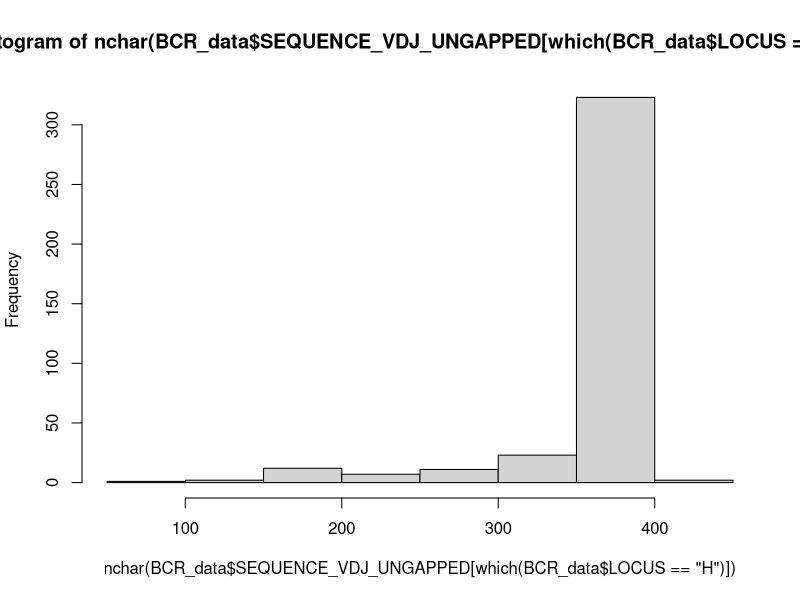
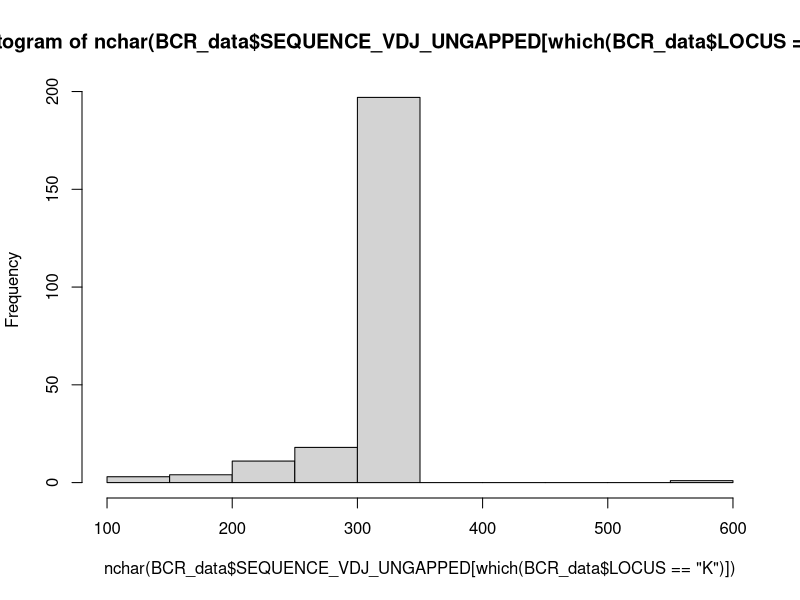
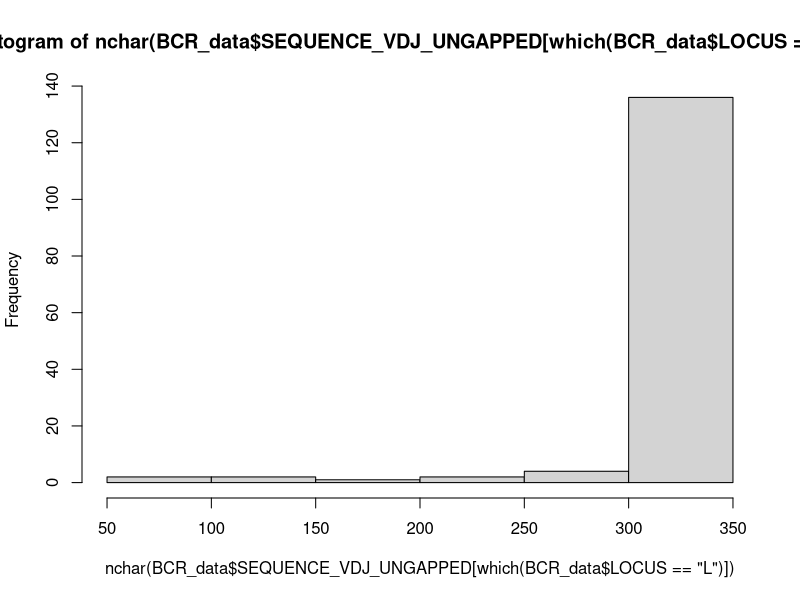

Generate these figures, in order, with R:
#Here, we take the file from 2 and first exclude all non-IgGs as the project
#will focus on them. Then we for each clone select one BCR with the shortest
#intraclonal distance. After this, we randomly select 25% of the non-clonal
#sequences from the three donors separately. 
BCR_data <- read.csv("Data/BCR_database_versions/5_IMGT_gapped_db_IgG.csv")

##############
#FOR FIGURE 1
#############
table(BCR_data$Sample[which(BCR_data$LOCUS == "H")])

#1166_1 1227_1 1284_1 
#212     65    104

#As a few chains are dubiously short, we will exclude the shortest 10% here. 

hist(nchar(BCR_data$SEQUENCE_VDJ_UNGAPPED[which(BCR_data$LOCUS == "H")]))
quantile(nchar(BCR_data$SEQUENCE_VDJ_UNGAPPED[which(BCR_data$LOCUS == "H")]), 0.1)
#339.4
hist(nchar(BCR_data$SEQUENCE_VDJ_UNGAPPED[which(BCR_data$LOCUS == "K")]))
quantile(nchar(BCR_data$SEQUENCE_VDJ_UNGAPPED[which(BCR_data$LOCUS == "K")]), 0.1)
#275.2
hist(nchar(BCR_data$SEQUENCE_VDJ_UNGAPPED[which(BCR_data$LOCUS == "L")]))
quantile(nchar(BCR_data$SEQUENCE_VDJ_UNGAPPED[which(BCR_data$LOCUS == "L")]), 0.1)
#304.6

#This shows that all three chain loci have significant lower tails. We will
#exclude cells that has the heavy or the light chain, in this shortest 10% fraction. 

#It turns out that of the 16 cells
#that have both a K and an L chain, 7 have one that is among the shortest 10%.
#One analysis variant here would therefore have been to keep those cells that 
#have at least one functional light chain. However, sadly, that was not done
#in theoriginal selection, so it cannot be done here now either.

short_chains <- unique(unlist(lapply(split(BCR_data, f = BCR_data$LOCUS), function(x){
                                               lowQuant <- 
                                                   quantile(nchar(x$SEQUENCE_VDJ_UNGAPPED), 0.1)
                                               x$CELL[which(nchar(x$SEQUENCE_VDJ_UNGAPPED) < lowQuant)]
                                           })))

length(short_chains)/length(unique(BCR_data$CELL))
#0.191601
#This means that 19% of the cells have at least one chain that is short. 

#Here, we focus the analysis on the heavy chains. 
BCR_data_H <- BCR_data[which(BCR_data$LOCUS == "H"),]

#And now, on the cells with all chains full-length.
BCR_data_H_long <- BCR_data_H[-which(BCR_data_H$CELL %in% short_chains),]

##############
#FOR FIGURE 1
#############
length(short_chains)
#73

table(BCR_data_H_long$ISOTYPE, BCR_data_H_long$Clonal)
#      FALSE TRUE
#IGHG1    77   18
#IGHG2    24   10
#IGHG3     6    0
#IGHG4    92   81

#We save the IgG3s anyway
BCR_data_H_clonal <- BCR_data_H_long[which(BCR_data_H_long$Clonal),]

length(BCR_data_H_clonal$CELL)

BCR_H_clonal_selected <- do.call("rbind",lapply(split(BCR_data_H_clonal, 
                                      f = BCR_data_H_clonal$HamClone),
                                function(x){
                                    x[which.min(x$intraClonalDistance)[1],]
                                }))

#And now over to the others: 
BCR_data_H_nonclonal <- BCR_data_H_long[-which(BCR_data_H_long$Clonal),]

BCR_H_nonclonal_selected <- do.call("rbind",lapply(split(BCR_data_H_nonclonal , 
                                                      f = BCR_data_H_nonclonal$Sample),
                                                function(x){
                                                    x[sample(1:nrow(x), 
                                                             round(nrow(x)/4)),]
                                                }))

BCR_H_selected <- rbind(BCR_H_clonal_selected, BCR_H_nonclonal_selected)

BCR_selected <- BCR_data[which(BCR_data$CELL %in% BCR_H_selected$CELL),]

write.csv(BCR_selected, "Data/BCR_database_versions/5b_BCR_selected_db.csv", row.names = FALSE)

#As the exclusion criteria thresholds have previously been somehat harsher (especially
#exclusion of cells not fitting the surface B cell phenotype, a process that previously
#was unduly crude), the current, above selection would have resulted in approximately
#12 more cells being included, including four extra clones. Furthermore, as the original 
#selection was done without setting the pseudo-random seed, it would have been impossible
#to reproduce the exact 
#same set even if the exclusion criteria had been static. Below is therefore a file
#with a list of the cells in the original selection. The numbers for this selection
#is what is reported in the paper. As can be seen above, the intention was to select
#25% of the singlet sequences, but as it got closer to 20% in the end, we report this number.
original_selection <- read.csv("Data/BCR_auxiliaries/Originally_selected_BCRs.csv")[,1]

#How many of these should have been captured with the above criteria?
length(original_selection)-length(unique(BCR_data_H_long$CELL[which(BCR_data_H_long$CELL %in% original_selection)]))
#1
#So all but one could have been selected. This single one was excluded due to 
#slightly higher current setpoints for the 
#shortest chains, as in the very original selection, the non-IgGs were excluded
#post light chain exclusions. 
BCR_data_H <- BCR_data[which(BCR_data$LOCUS =="H"),]
originalClonality <- BCR_data_H$Clonal[which(BCR_data_H$CELL 
                             %in% original_selection)]

originalSample <- BCR_data_H$Sample[which(BCR_data_H$CELL 
                                               %in% original_selection)]

table(originalSample, originalClonality)

#        originalClonality
#originalSample FALSE TRUE
#1166_1    26   27
#1227_1     7    4
#1284_1    9   12
